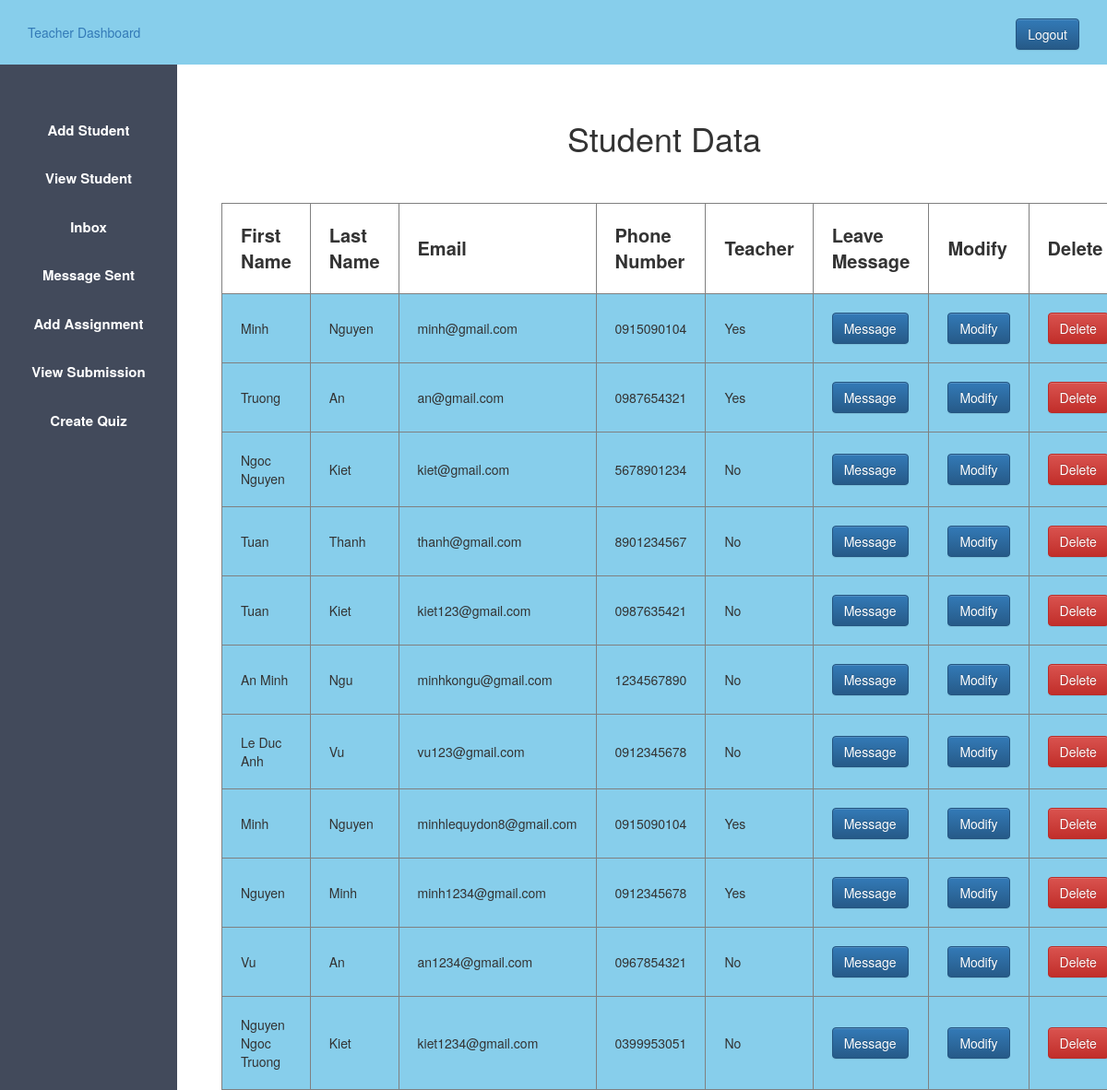
/view_student.php (signed in), run on the app's committed database.
### tables this page shows
CREATE TABLE `users` (
  `id` int(10) NOT NULL,
  `firstName` varchar(50) NOT NULL,
  `lastName` varchar(50) NOT NULL,
  `username` varchar(100) NOT NULL,
  `email` varchar(50) NOT NULL,
  `password` varchar(50) NOT NULL,
  `phone` varchar(10) NOT NULL,
  `image` varchar(100) DEFAULT NULL,
  `isTeacher` tinyint(1) NOT NULL
);

### view_student.php (the view, shortened to what this page needs)
<?php
	include("connect.php");
		$sql = "SELECT * FROM users ";
		$result = mysqli_query($conn, $sql);
?>
<!DOCTYPE html>
<html>
<head>
    <link rel="stylesheet" type="text/css" href="admin.css">
    <?php
        include 'teacher_css.php';
      ?>
</head>
<body>
    <?php
        include 'teacher_sidebar.php';
      ?>
    <div class="content">
        <center>
        <h1>Student Data</h1>
        <br><br>
        <table border="1px" style="margin-left: 0px;">
        	<tr>
        		<th class="table_th">First Name</th>
        		<th class="table_th">Last Name</th>
        		<th class="table_th">Email</th>
        		<th class="table_th">Phone Number</th>
        		<th class="table_th">Teacher</th>
                <th class="table_th">Leave Message</th>
        		<th class="table_th">Modify</th>
        		<th class="table_th">Delete</th>
        	</tr>
        	<?php
        	while ($info=$result->fetch_assoc())
        	{
        	?>
        	<tr>
        		<td class="table_td">
        			<?php echo "{$info['firstName']}" ?>
        		</td>
        		<td class="table_td">
        			<?php echo "{$info['lastName']}" ?>
        		</td>
        		<td class="table_td">
        			<?php echo "{$info['email']}" ?>
        		</td>
        		<td class="table_td">
        			<?php echo "{$info['phone']}" ?>
        		</td>
        		<td class="table_td">
        			<?php if ($info['isTeacher'] == 1)
        					echo "Yes";
        					else
        						echo "No";
        			 ?>
        		</td>
                <td class="table_td">
                    <?php echo "<a class = 'btn btn-primary' href='message.php?student_id={$info['id']}'>Message</a>" ?>
                </td>
        		<td class="table_td">
        			<?php echo "<a class = 'btn btn-primary' href='modify.php?student_id={$info['id']}'>Modify</a>" ?>
        		</td>
        		<td class="table_td">
        			<?php echo "<a onClick=\"javascript:return confirm('Are you sure to delete this'); \" class = 'btn btn-danger' href='delete.php?student_id={$info['id']}'>Delete</a>" ?>
        		</td>
        	</tr>
        	<?php
        	}
        	 ?>
        </table>
        </center>
    </div>
</body>
</html>

### teacher_css.php (shortened to what this page needs)
    <link rel="stylesheet" type="text/css" href="admin.css">
<link rel="stylesheet" href="https://maxcdn.bootstrapcdn.com/bootstrap/3.3.7/css/bootstrap.min.css">
<link rel="stylesheet" href="https://maxcdn.bootstrapcdn.com/bootstrap/3.3.7/css/bootstrap-theme.min.css">

### teacher_sidebar.php
<header class="header">
        <a href="teacherhomepage.php">Teacher Dashboard</a>
        <div class="logout">
            <a href="logout.php" class="btn btn-primary">Logout</a>
        </div>
    </header>
    <aside>
        <ul>
            <li>
                <a href="add_student.php">Add Student</a>
            </li>
            <li>
                <a href="view_student.php">View Student</a>
            </li>
            <li>
                <a href="view_message.php">Inbox</a>
            </li>
            <li>
                <a href="message_sent.php">Message Sent</a>
            </li>
            <li>
                <a href="add_assignment.php">Add Assignment</a>
            </li>
            <li>
                <a href="view_submission.php">View Submission</a>
            </li>
            <li>
                <a href="quiz.php">Create Quiz</a>
            </li>
        </ul>
    </aside>

### admin.css (style rules this page uses)
* { margin: 0px; padding: 0px; }
.header { background-color: skyblue; line-height: 70px; padding-left: 30px; }
a,a:hover { text-decoration: none!important; }
.logout { float: right; padding-right: 30px; }
ul { background-color: #424a5b; width: 16%; height: 100%; position: fixed; padding-top: 5%; text-align: center; }
ul li { list-style: none; padding-bottom: 30px; font-size: 15px; }
ul li a { color: white; font-weight: bold; }
.content { margin-left: 20%; margin-top: 5%; }

### view_student.php (style rules this page uses)
.table_th { padding: 20px; font-size: 20px; }
.table_td { padding: 20px; background-color: skyblue; }

### data on the page
users: firstName "Minh", lastName "Nguyen", email "minh@gmail.com", phone "0915090104", isTeacher "Yes"
users: firstName "Truong", lastName "An", email "an@gmail.com", phone "0987654321", isTeacher "Yes"
users: firstName "Ngoc Nguyen", lastName "Kiet", email "kiet@gmail.com", phone "5678901234", isTeacher "No"
users: firstName "Tuan", lastName "Thanh", email "thanh@gmail.com", phone "8901234567", isTeacher "No"
users: firstName "Tuan", lastName "Kiet", email "kiet123@gmail.com", phone "0987635421", isTeacher "No"
users: firstName "An Minh", lastName "Ngu", email "minhkongu@gmail.com", phone "1234567890", isTeacher "No"
users: firstName "Le Duc Anh", lastName "Vu", email "vu123@gmail.com", phone "0912345678", isTeacher "No"
users: firstName "Minh", lastName "Nguyen", email "minhlequydon8@gmail.com", phone "0915090104", isTeacher "Yes"
users: firstName "Nguyen", lastName "Minh", email "minh1234@gmail.com", phone "0912345678", isTeacher "Yes"
users: firstName "Vu", lastName "An", email "an1234@gmail.com", phone "0967854321", isTeacher "No"
users: firstName "Nguyen Ngoc Truong", lastName "Kiet", email "kiet1234@gmail.com", phone "0399953051", isTeacher "No"
